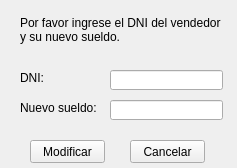
<?xml version="1.0" encoding="UTF-8"?>
<ui version="4.0">
 <class>modificar_vendedor</class>
 <widget class="QWidget" name="modificar_vendedor">
  <property name="geometry">
   <rect>
    <x>0</x>
    <y>0</y>
    <width>237</width>
    <height>168</height>
   </rect>
  </property>
  <property name="windowTitle">
   <string>Modificación de vendedor</string>
  </property>
  <widget class="QLabel" name="label">
   <property name="geometry">
    <rect>
     <x>20</x>
     <y>70</y>
     <width>81</width>
     <height>16</height>
    </rect>
   </property>
   <property name="text">
    <string>DNI:</string>
   </property>
  </widget>
  <widget class="QLineEdit" name="line_dni">
   <property name="geometry">
    <rect>
     <x>110</x>
     <y>70</y>
     <width>113</width>
     <height>20</height>
    </rect>
   </property>
  </widget>
  <widget class="QLineEdit" name="line_sueldo">
   <property name="geometry">
    <rect>
     <x>110</x>
     <y>100</y>
     <width>113</width>
     <height>20</height>
    </rect>
   </property>
  </widget>
  <widget class="QLabel" name="label_2">
   <property name="geometry">
    <rect>
     <x>20</x>
     <y>100</y>
     <width>81</width>
     <height>16</height>
    </rect>
   </property>
   <property name="text">
    <string>Nuevo sueldo:</string>
   </property>
  </widget>
  <widget class="QLabel" name="label_3">
   <property name="geometry">
    <rect>
     <x>20</x>
     <y>10</y>
     <width>231</width>
     <height>41</height>
    </rect>
   </property>
   <property name="text">
    <string>&lt;html&gt;&lt;head/&gt;&lt;body&gt;&lt;p&gt;Por favor ingrese el DNI del vendedor&lt;br/&gt;y su nuevo sueldo.&lt;/p&gt;&lt;/body&gt;&lt;/html&gt;</string>
   </property>
  </widget>
  <widget class="QPushButton" name="modificar">
   <property name="geometry">
    <rect>
     <x>30</x>
     <y>140</y>
     <width>75</width>
     <height>23</height>
    </rect>
   </property>
   <property name="text">
    <string>Modificar</string>
   </property>
  </widget>
  <widget class="QPushButton" name="cancelar">
   <property name="geometry">
    <rect>
     <x>130</x>
     <y>140</y>
     <width>75</width>
     <height>23</height>
    </rect>
   </property>
   <property name="text">
    <string>Cancelar</string>
   </property>
  </widget>
 </widget>
 <resources/>
 <connections/>
</ui>
